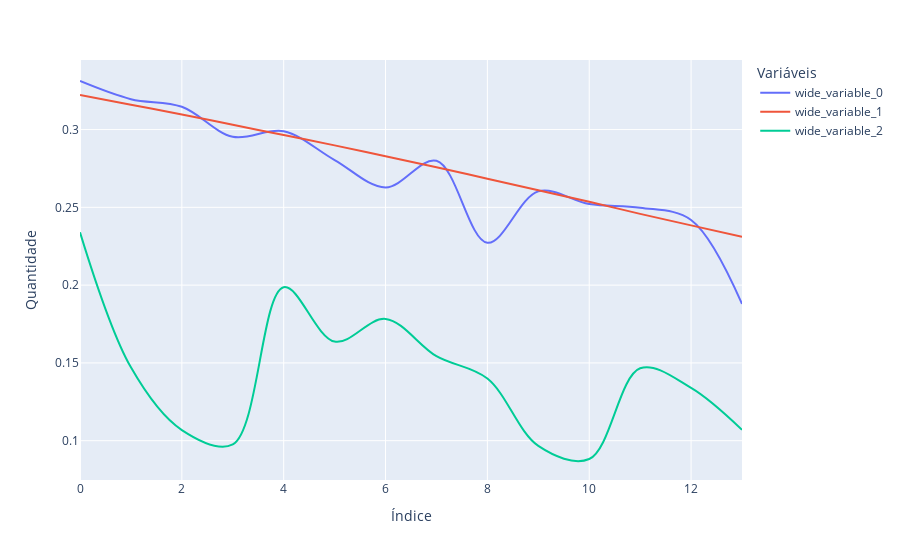

Notebook code cell kept with this figure:
### Code cell
fig = px.line(y=[y_pred_lgbm, y_test, data_from_newCases['newCases'][-14:]], line_shape='spline', labels={'variable': 'Variáveis', 'index': 'Índice', 'value': 'Quantidade'})

fig

### Figure 1 — Plotly figure (JSON) as saved in the notebook; plotly's stock layout.template omitted (floating-point values rounded to 4 significant figures)
{"data": [{"hovertemplate": "Variáveis=wide_variable_0<br>Índice=%{x}<br>Quantidade=%{y}<extra></extra>", "legendgroup": "wide_variable_0", "line": {"color": "#636efa", "dash": "solid", "shape": "spline"}, "mode": "lines", "name": "wide_variable_0", "orientation": "v", "showlegend": true, "type": "scatter", "x": [0, 1, 2, 3, 4, 5, 6, 7, 8, 9, 10, 11, 12, 13], "xaxis": "x", "y": [0.3312, 0.3195, 0.3146, 0.2954, 0.2989, 0.2804, 0.2628, 0.2799, 0.2272, 0.2603, 0.2521, 0.2498, 0.2419, 0.1879], "yaxis": "y"}, {"hovertemplate": "Variáveis=wide_variable_1<br>Índice=%{x}<br>Quantidade=%{y}<extra></extra>", "legendgroup": "wide_variable_1", "line": {"color": "#EF553B", "dash": "solid", "shape": "spline"}, "mode": "lines", "name": "wide_variable_1", "orientation": "v", "showlegend": true, "type": "scatter", "x": [0, 1, 2, 3, 4, 5, 6, 7, 8, 9, 10, 11, 12, 13], "xaxis": "x", "y": [0.3222, 0.3159, 0.3097, 0.3031, 0.2965, 0.2898, 0.2828, 0.2758, 0.2684, 0.261, 0.2536, 0.2458, 0.2384, 0.231], "yaxis": "y"}, {"hovertemplate": "Variáveis=wide_variable_2<br>Índice=%{x}<br>Quantidade=%{y}<extra></extra>", "legendgroup": "wide_variable_2", "line": {"color": "#00cc96", "dash": "solid", "shape": "spline"}, "mode": "lines", "name": "wide_variable_2", "orientation": "v", "showlegend": true, "type": "scatter", "x": [0, 1, 2, 3, 4, 5, 6, 7, 8, 9, 10, 11, 12, 13], "xaxis": "x", "y": [0.234, 0.1471, 0.1068, 0.09762, 0.1986, 0.1637, 0.1783, 0.1543, 0.1399, 0.09663, 0.08824, 0.1465, 0.134, 0.107], "yaxis": "y"}], "layout": {"legend": {"title": {"text": "Variáveis"}, "tracegroupgap": 0}, "margin": {"t": 60}, "xaxis": {"anchor": "y", "domain": [0, 1], "title": {"text": "Índice"}}, "yaxis": {"anchor": "x", "domain": [0, 1], "title": {"text": "Quantidade"}}}}
